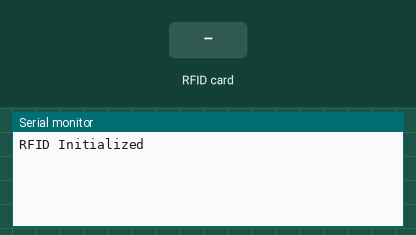
Recording of a sketch running on a simulated Arduino Mega 2560, built with avr-gcc and run on an emulated ATmega2560. On the bench: the last lines printed to the serial monitor. The inputs (shaded band) are chosen by the test bench.

Above: at 1.2 s.
1.3 s: RFID card 5E 7A 19 C4 held to the reader
At 2.7 s:
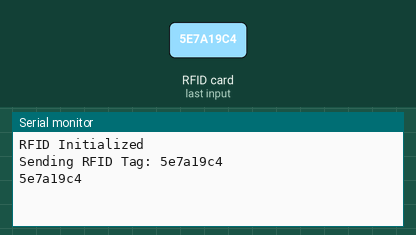
At 6.6 s:
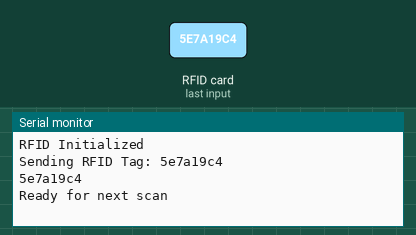

Measured:
- after the input at 1.3 s, the serial monitor: prints a new line at once (image 1)

The sketch:

RC522test.ino
```cpp
#include <SPI.h>
#include <MFRC522.h>

#define SS_PIN 53
#define RST_PIN 9

MFRC522 rfid(SS_PIN, RST_PIN);

void setup()
{
    Serial.begin(9600);
    SPI.begin();
    rfid.PCD_Init();
    Serial.println("RFID Initialized");
}

void loop()
{
    if (!rfid.PICC_IsNewCardPresent())
    {
        return;
    }
    if (!rfid.PICC_ReadCardSerial())
    {
        Serial.println("Failed to read card serial");
        return;
    }

    String rfidTag = "";
    for (byte i = 0; i < rfid.uid.size; i++)
    {
        rfidTag += String(rfid.uid.uidByte[i], HEX);
    }
    rfid.PICC_HaltA();
    Serial.println("Sending RFID Tag: " + rfidTag);
    Serial.println(rfidTag);
    delay(5000);
    Serial.println("Ready for next scan");
}
```

NodeMCU_Basic.ino
```cpp

```
